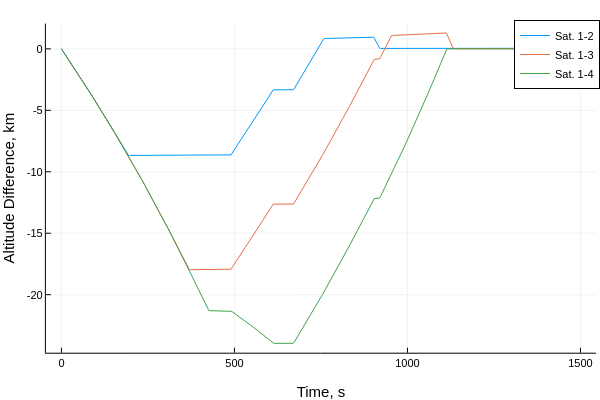

Here is the notebook cell this chart was saved with:
### Code cell
tsamp = LinRange(tspan[1],tspan[2],Nt)
plot(tsamp,a_mks*Δa_soln',label=permutedims(mylabel))
plot!(xlabel="Time, s", ylabel = "Altitude Difference, km")

### Figure 1 — Plotly figure (JSON) as saved in the notebook; plotly's stock layout.template omitted (floating-point values rounded to 4 significant figures; data arrays with more than 128 entries replaced by an {"elided": "..."} marker saying what was removed)
{"data": [{"colorbar": {"len": 0.9143, "title": "", "x": 0.9934, "y": 0.533}, "legendgroup": "Sat. 1-2", "line": {"color": "rgba(0, 154, 250, 1.000)", "dash": "solid", "shape": "linear", "width": 1}, "mode": "lines", "name": "Sat. 1-2", "showlegend": true, "type": "scatter", "x": {"elided": "751 float values"}, "xaxis": "x", "y": {"elided": "751 float values"}, "yaxis": "y", "zmax": null, "zmin": null}, {"colorbar": {"len": 0.9143, "title": "", "x": 0.9934, "y": 0.533}, "legendgroup": "Sat. 1-3", "line": {"color": "rgba(227, 111, 71, 1.000)", "dash": "solid", "shape": "linear", "width": 1}, "mode": "lines", "name": "Sat. 1-3", "showlegend": true, "type": "scatter", "x": {"elided": "751 float values"}, "xaxis": "x", "y": {"elided": "751 float values"}, "yaxis": "y", "zmax": null, "zmin": null}, {"colorbar": {"len": 0.9143, "title": "", "x": 0.9934, "y": 0.533}, "legendgroup": "Sat. 1-4", "line": {"color": "rgba(62, 164, 78, 1.000)", "dash": "solid", "shape": "linear", "width": 1}, "mode": "lines", "name": "Sat. 1-4", "showlegend": true, "type": "scatter", "x": {"elided": "751 float values"}, "xaxis": "x", "y": {"elided": "751 float values"}, "yaxis": "y", "zmax": null, "zmin": null}], "layout": {"annotations": [], "height": 400, "legend": {"bgcolor": "rgba(255, 255, 255, 1.000)", "bordercolor": "rgba(0, 0, 0, 1.000)", "borderwidth": 1, "font": {"color": "rgba(0, 0, 0, 1.000)", "family": "sans-serif", "size": 11}, "title": {"font": {"color": "rgba(0, 0, 0, 1.000)", "family": "sans-serif", "size": 15}, "text": ""}, "tracegroupgap": 0, "traceorder": "normal", "x": 1, "xanchor": "auto", "y": 1, "yanchor": "auto"}, "margin": {"b": 20, "l": 0, "r": 0, "t": 20}, "paper_bgcolor": "rgba(255, 255, 255, 1.000)", "plot_bgcolor": "rgba(255, 255, 255, 1.000)", "showlegend": true, "width": 600, "xaxis": {"anchor": "y", "domain": [0.07647, 0.9934], "gridcolor": "rgba(0, 0, 0, 0.100)", "gridwidth": 0.5, "linecolor": "rgba(0, 0, 0, 1.000)", "mirror": false, "range": [-45, 1545], "showgrid": true, "showline": true, "showticklabels": true, "tickangle": 0, "tickcolor": "rgb(0, 0, 0)", "tickfont": {"color": "rgba(0, 0, 0, 1.000)", "family": "sans-serif", "size": 11}, "tickmode": "array", "ticks": "inside", "ticktext": ["0", "500", "1000", "1500"], "tickvals": [0, 500, 1000, 1500], "title": "Time, s", "titlefont": {"color": "rgba(0, 0, 0, 1.000)", "family": "sans-serif", "size": 15}, "type": "-", "visible": true, "zeroline": false, "zerolinecolor": "rgba(0, 0, 0, 1.000)"}, "yaxis": {"anchor": "x", "domain": [0.07581, 0.9902], "gridcolor": "rgba(0, 0, 0, 0.100)", "gridwidth": 0.5, "linecolor": "rgba(0, 0, 0, 1.000)", "mirror": false, "range": [-24.72, 2.06], "showgrid": true, "showline": true, "showticklabels": true, "tickangle": 0, "tickcolor": "rgb(0, 0, 0)", "tickfont": {"color": "rgba(0, 0, 0, 1.000)", "family": "sans-serif", "size": 11}, "tickmode": "array", "ticks": "inside", "ticktext": ["-20", "-15", "-10", "-5", "0"], "tickvals": [-20, -15, -10, -5, 0], "title": "Altitude Difference, km", "titlefont": {"color": "rgba(0, 0, 0, 1.000)", "family": "sans-serif", "size": 15}, "type": "-", "visible": true, "zeroline": false, "zerolinecolor": "rgba(0, 0, 0, 1.000)"}}}
